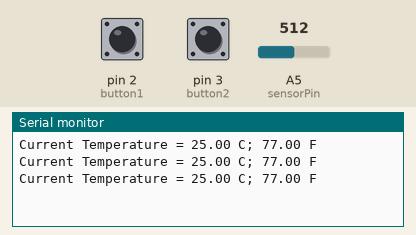
Bench run of a sketch on a simulated Arduino Uno, built with avr-gcc and run on an emulated ATmega328P. Parts: the last lines printed to the serial monitor. Inputs (shaded band) come from the test bench; at power-on: pin 2 (button1) HIGH, pin 3 (button2) HIGH, A5 (sensorPin) = 512.

Above: at 1.3 s.
1.4 s: pin 2 (button1) pulled LOW for 0.6 s
At 1.84 s:
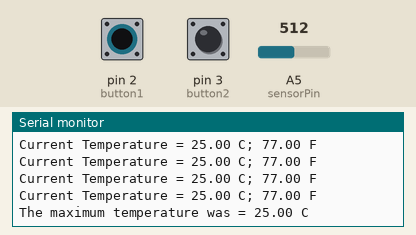
3.5 s: pin 3 (button2) pulled LOW for 0.6 s
At 3.87 s:
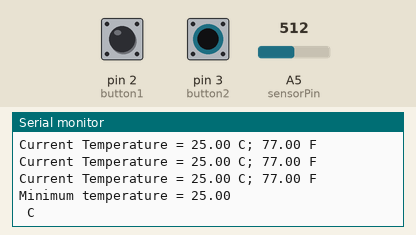
5.6 s: A5 (sensorPin) set to 716
At 6.5 s:
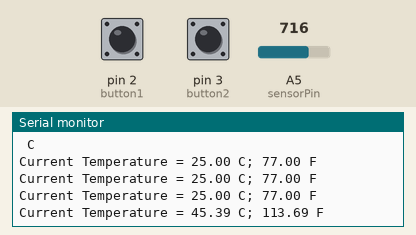
7.1 s: pin 2 (button1) pulled LOW for 1 s
At 7.89 s:
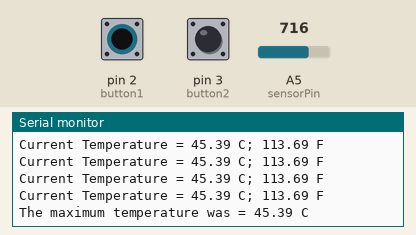
9.6 s: pin 3 (button2) pulled LOW for 1 s
At 10.43 s:
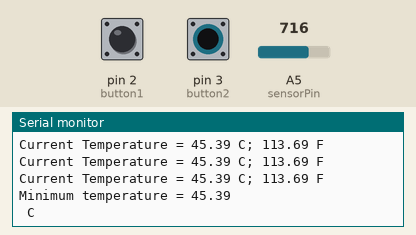
12.1 s: A5 (sensorPin) set to 900
At 12.4 s:
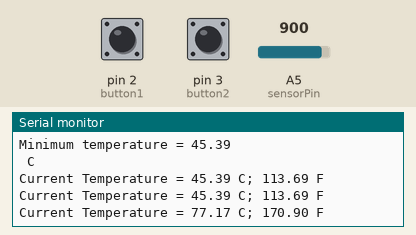
Timing chart, 0 to 14.6 s (numbered marks = the images above; inputs shaded):
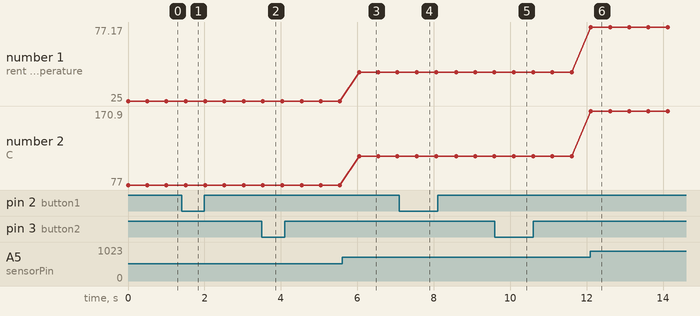

Measured:
- after the input at 1.4 s, the serial monitor: prints a new line after 0.15 s (image 1)
- after the input at 3.5 s, the serial monitor: prints a new line after 0.07 s (image 2)
- after the input at 5.6 s, the serial monitor: prints a new line after 0.45 s (image 3)
- after the input at 7.1 s, the serial monitor: prints a new line after 0.49 s (image 4)
- after the input at 9.6 s, the serial monitor: prints a new line after 0.53 s (image 5)
- after the input at 12.1 s, the serial monitor: prints a new line at once (image 6)
- plotted number 1: 25 → 45.39 after the input at 5.6 s, 45.39 → 77.17 after the input at 12.1 s
- plotted number 2: 77 → 113.69 after the input at 5.6 s, 113.69 → 170.9 after the input at 12.1 s

The sketch:

Tsensor.ino
```cpp
#include <math.h>

//Remember to connect pin "S" to an analog pin (A5 in this example)
//Now connect the GROUND through a 220-Ohm resistor to the MIDDLE pin of the thermometer.
//Connect the +5V of the Arduino board to the pin labeled as "-" in the thermometer.
//Finally, double check that you got the connections right!!.

int sensorPin = A5; // input pin for the thermometer
int button1 = 2;
int button2 = 3;
double maximum = 0;
double minimum = 0;
int button1State;
int button2State;

double Thermistor(int RawADC)
{
  double tempC; //Temperature in Celsius
  tempC = log(10000.0 * ((1024.0 / RawADC - 1)));
  tempC = 1 / (0.001129148 + (0.000234125 + (0.0000000876741 * tempC * tempC )) * tempC );
  tempC = tempC - 273.15;            // Convert Kelvin to Celcius
  //Temp = (Temp * 9.0)/ 5.0 + 32.0; // Convert Celcius to Fahrenheit
  return tempC;
}


void setup()
{
  Serial.begin(9600);
  pinMode(button1,INPUT);
  pinMode(button2, INPUT);
  pinMode(sensorPin,INPUT);
}

void loop()
{
  button1State = digitalRead(button1);
  button2State = digitalRead(button2);
  int readVal = analogRead(sensorPin); //Gets the readout from the Temp sensor.
  double temp =  Thermistor(readVal); //Sends the readout to the function that calculate the real Temp in Celsius
  maximum = max(temp,maximum);
  minimum = min(temp,maximum);

  Serial.print("Current Temperature = ");
  Serial.print(temp);  // display tempature
  Serial.print(" C; ");

  double tempF = (temp * 9.0)/ 5.0 + 32.0; // Convert Celcius to Fahrenheit
  Serial.print(tempF);
  Serial.println(" F");

  if(button1State == LOW){
    Serial.print("The maximum temperature was = ");
    Serial.print(maximum);
    Serial.println(" C");
  }

  else if(button2State == LOW){
    Serial.print("Minimum temperature = ");
    Serial.println(minimum);
    Serial.println(" C");
  }
  //Serial.print("Temperature (Fahrenheit) = ");
  //Serial.println(tempF);  // display tempature

  delay(500);
}
```
